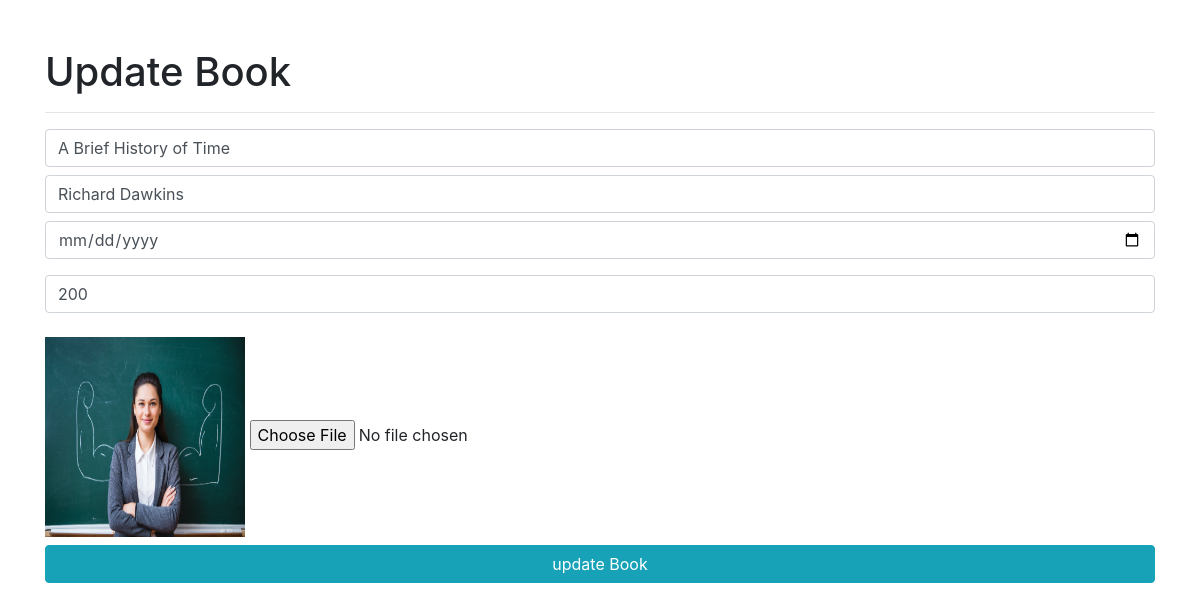
The app's page /book/update/2 with its own data.
### book/models.py (models this page shows, shortened)
class Book2(models.Model):
    id = models.AutoField(primary_key=True)
    book_Name = models.CharField(max_length=200)
    author_Name = models.CharField(max_length=100)
    price = models.IntegerField(default=0)
    pub_date = models.DateField()
    image = models.ImageField(upload_to='book/images', default='')

### book/views.py (the view)
# urls.py: path('update/<int:id>', views.updateBook, name='update'),
def updateBook(request,id):
    book = Book2.objects.filter(id=id)
    if request.method == 'POST':
        book = Book2.objects.get(pk=id)
        book.book_Name = request.POST['book_Name']
        book.author_Name = request.POST['author_Name']
        if request.POST['pub_date']:
            book.pub_date = request.POST['pub_date']
        book.price = request.POST['price']
        if request.FILES:
            book.image = request.FILES['image']
        book.save()
        return redirect('/book')
    else:
        return render(request, 'book/update.html', {'book': book})

### book/templates/book/update.html (shortened to what this page needs)
{% load static %}
<!DOCTYPE html>
<html lang="en">
<head>
    <link rel="stylesheet" href="{% static 'css/bootstrap.min.css'%}">
</head>
<body>
<div class="container">
    <h1 class="mt-5">Update Book</h1>
    <hr>
    <form method="post" enctype="multipart/form-data">
        <input type="text" name="book_Name" value="{{book.0.book_Name}}" class="form-control my-2">
        <input type="text" name="author_Name" value="{{book.0.author_Name}}" class="form-control my-2">
        <input type="date" name="pub_date" value="{{book.0.pub_date}}" class="form-control my-2">
        <input type="number" name="price" value="{{book.0.price}}" class="form-control my-3">
        <img src="/media/{{book.0.image}}" style="height:200px; width:200px" class="img-fluid my-2">
        <input type="file" name="image" value="">
        <input type="submit" value="update Book" class="btn btn-block btn-info">
    </form>
</div>
</body>
</html>

### records on screen
Book2: book_Name "A Brief History of Time", author_Name "Richard Dawkins", price "200", image (picture)
